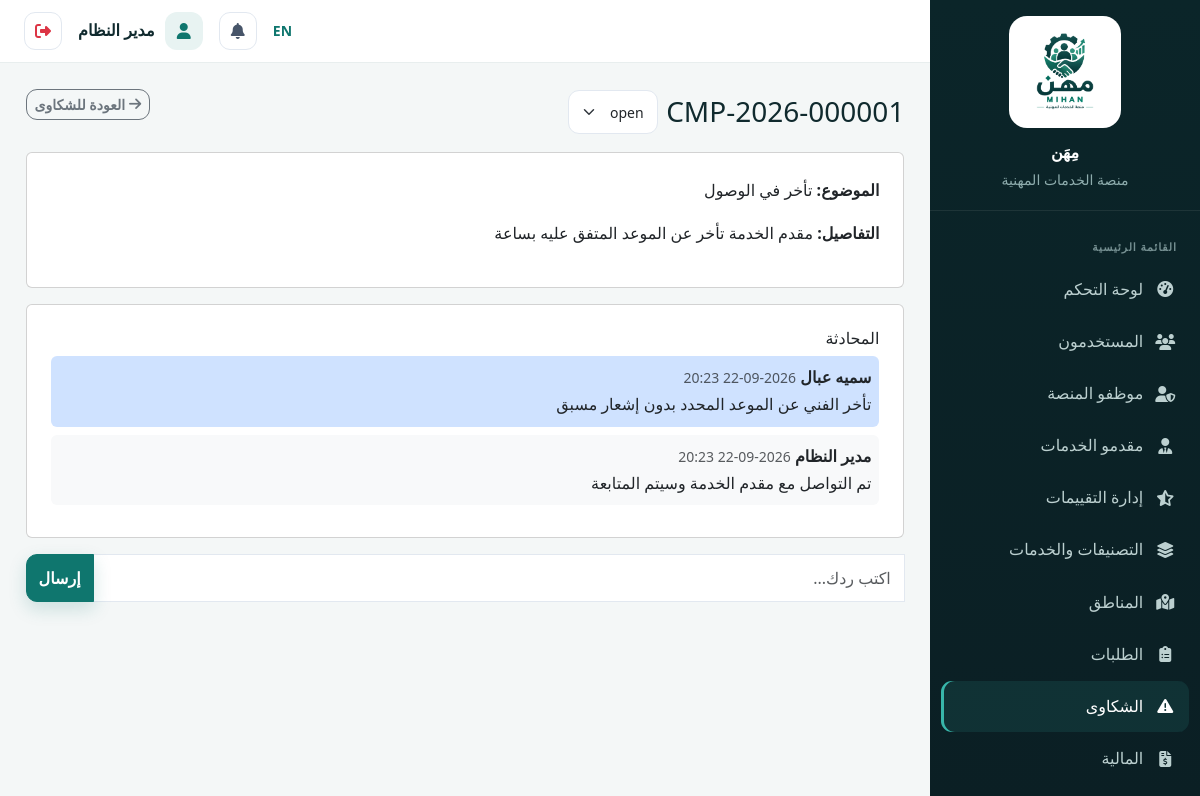
/admin/complaints/1 (signed in), run on the app's committed database.
### tables this page shows
CREATE TABLE `system_settings` (
  `id` int(11) NOT NULL,
  `key` varchar(100) NOT NULL,
  `value` text DEFAULT NULL,
  `updated_at` datetime DEFAULT current_timestamp() ON UPDATE current_timestamp()
);

CREATE TABLE `users` (
  `id` int(11) NOT NULL,
  `name` varchar(150) NOT NULL,
  `email` varchar(150) NOT NULL,
  `phone` varchar(20) DEFAULT NULL,
  `password_hash` varchar(255) NOT NULL,
  `role` enum('customer','provider','employee','admin') NOT NULL DEFAULT 'customer',
  `profile_photo` varchar(255) DEFAULT NULL,
  `is_active` tinyint(1) NOT NULL DEFAULT 1,
  `is_verified_email` tinyint(1) NOT NULL DEFAULT 0,
  `created_at` datetime DEFAULT current_timestamp(),
  `updated_at` datetime DEFAULT current_timestamp() ON UPDATE current_timestamp()
);

CREATE TABLE `complaints` (
  `id` int(11) NOT NULL,
  `complaint_number` varchar(30) NOT NULL,
  `created_by` int(11) NOT NULL,
  `against_user_id` int(11) DEFAULT NULL,
  `request_id` int(11) DEFAULT NULL,
  `subject` varchar(200) NOT NULL,
  `description` text NOT NULL,
  `status` enum('open','in_review','resolved','rejected','closed') NOT NULL DEFAULT 'open',
  `created_at` datetime DEFAULT current_timestamp(),
  `updated_at` datetime DEFAULT current_timestamp() ON UPDATE current_timestamp()
);

CREATE TABLE `complaint_messages` (
  `id` int(11) NOT NULL,
  `complaint_id` int(11) NOT NULL,
  `sender_id` int(11) NOT NULL,
  `message` text NOT NULL,
  `created_at` datetime DEFAULT current_timestamp()
);

### app/views/admin/complaint_details.php (the view, shortened to what the rows shown need)
<div class="d-flex justify-content-between align-items-center mb-3">
  <div class="d-flex align-items-center gap-2">
    <h3 class="mb-0"><?= e($complaint['complaint_number']) ?></h3>
    <form method="POST" action="<?= url('/admin/complaints/' . $complaint['id'] . '/status') ?>" class="d-inline-flex gap-2">
      <select name="status" class="form-select form-select-sm" onchange="this.form.submit()">
        <?php foreach (['open','in_review','resolved','rejected','closed'] as $s): ?>
          <option value="<?= $s ?>" <?= $complaint['status']===$s?'selected':'' ?>><?= e($s) ?></option>
        <?php endforeach; ?>
      </select>
    </form>
  </div>
</div>
<div class="card p-4 mb-3">
<p><strong>الموضوع:</strong> <?= e($complaint['subject']) ?></p>
<p><strong>التفاصيل:</strong> <?= e($complaint['description']) ?></p>
</div>
<div class="card p-4 mb-3">
<h6>المحادثة</h6>
<?php foreach ($messages as $m): ?>
<div class="mb-2 p-2 rounded <?= $m['sender_role']==='admin'?'bg-light':'bg-primary-subtle' ?>">
<strong><?= e($m['sender_name']) ?></strong> <span class="text-muted small"><?= formatDate($m['created_at']) ?></span>
<p class="mb-0"><?= e($m['message']) ?></p>
</div>
<?php endforeach; ?>
</div>
<form method="POST" action="<?= url('/admin/complaints/' . $complaint['id'] . '/reply') ?>" class="input-group">
<input type="text" name="message" class="form-control" placeholder="اكتب ردك..." required>
<button class="btn btn-primary">إرسال</button>
</form>

### app/core/Router.php (shortened to what the rows shown need)
<?php
class Router
{
    private array $routes = [];
    private function add(string $method, string $path, string $handler): void
    {
        $this->routes[] = compact('method', 'path', 'handler');
    }
    public function dispatch(string $method, string $uri): void
    {
        $uri = strtok($uri, '?');
        $base = BASE_PATH;
        if ($base !== '' && strpos($uri, $base) === 0) {
            $uri = substr($uri, strlen($base));
        }
        $uri = rtrim($uri, '/');
        foreach ($this->routes as $route) {
            if ($route['method'] !== $method) continue;
            $pattern = preg_replace('#\{[a-zA-Z_]+\}#', '([^/]+)', $route['path']);
            $pattern = '#^' . $pattern . '$#u';
            if (preg_match($pattern, $uri, $matches)) {
                array_shift($matches);
                [$controllerName, $methodName] = explode('@', $route['handler']);
                $controller = new $controllerName();
                call_user_func_array([$controller, $methodName], $matches);
                return;
            }
        }
    }
}

### app/views/partials/sidebar.php (shortened to what the rows shown need)
<?php
$role=Auth::role(); $current=parse_url($_SERVER['REQUEST_URI']??'',PHP_URL_PATH) ?: '/';
$links=[];
if($role==='customer') $links=[['fa-gauge-high',__('dashboard'),'/customer/dashboard'],['fa-list-check',__('my_requests'),'/customer/requests'],['fa-file-invoice-dollar','المالية والفواتير','/customer/finance'],['fa-plus-circle',__('new_request'),'/customer/requests/create'],['fa-comment-dots',__('smart_assistant'),'/customer/ai/assistant'],['fa-user-gear',__('search'),'/providers'],['fa-triangle-exclamation',__('complaints'),'/customer/complaints'],['fa-user',__('profile'),'/customer/profile']];
elseif($role==='provider') $links=[['fa-gauge-high',__('dashboard'),'/provider/dashboard'],['fa-inbox',__('incoming_requests'),'/provider/requests'],['fa-wallet','المالية والمدفوعات','/provider/finance'],['fa-star',__('reviews'),'/provider/reviews'],['fa-id-card',__('professional_profile'),'/provider/profile']];
elseif($role==='admin') $links=[['fa-gauge-high',__('dashboard'),'/admin/dashboard'],['fa-users',__('users'),'/admin/users'],['fa-user-shield','موظفو المنصة','/admin/employees'],['fa-user-tie',__('providers'),'/admin/providers'],['fa-star-half-stroke',__('review_management'),'/admin/reviews'],['fa-layer-group',__('categories_services'),'/admin/categories'],['fa-map-location-dot',__('locations'),'/admin/locations'],['fa-clipboard-list',__('requests'),'/admin/requests'],['fa-triangle-exclamation',__('complaints'),'/admin/complaints'],['fa-file-invoice-dollar',__('finance'),'/admin/finance'],['fa-chart-line',__('reports_analytics'),'/admin/reports'],['fa-bell',__('notifications'),'/admin/notifications'],['fa-brain',__('ai'),'/admin/ai'],['fa-gear',__('settings'),'/admin/settings']];
?>
<aside class="dash-sidebar">
 <div class="sidebar-brand"><a href="<?= url('/') ?>" class="sidebar-brand-link"><img class="sidebar-logo" src="<?= asset('images/logo-mihan-original.png') ?>" alt="<?= e(__('app_name')) ?>"><span class="sidebar-brand-text"><?= e(setting('site_name', __('app_name'))) ?><small><?= __('professional_services_platform') ?></small></span></a></div>
 <ul class="sidebar-nav"><li class="sidebar-section"><?= __('main_menu') ?></li>
 <?php foreach($links as $link): $active=str_starts_with($current,rtrim(BASE_PATH.$link[2],'/')); ?><li><a class="<?= $active?'active':'' ?>" href="<?= url($link[2]) ?>"><i class="fa-solid <?= $link[0] ?>"></i><span><?= e($link[1]) ?></span></a></li><?php endforeach; ?>
 </ul>
</aside>

### app/views/partials/topbar.php (shortened to what the rows shown need)
<?php require_once __DIR__.'/../../models/Notification.php'; $notifModel=new Notification(); $unread=Auth::check()?$notifModel->unreadCount(Auth::id()):0; ?>
<header class="dash-topbar">
 <div class="ms-auto d-flex align-items-center gap-2 gap-md-3">
  <a href="<?= e(langUrl(currentLang()==='ar'?'en':'ar')) ?>" class="text-decoration-none small fw-semibold"><?= currentLang()==='ar'?'EN':'AR' ?></a>
  <a href="<?= url(Auth::role().'/notifications') ?>" class="icon-btn position-relative"><i class="fa-solid fa-bell"></i><?php if($unread>0): ?><span class="badge rounded-pill bg-danger notif-badge"><?= $unread ?></span><?php endif; ?></a>
  <div class="dash-user"><span class="dash-user-avatar"><i class="fa-solid fa-user"></i></span><span class="dash-user-name fw-semibold"><?= e(Auth::name()) ?></span></div>
  <form method="POST" action="<?= url('/logout') ?>" class="d-inline"><?= csrf_field() ?><button type="submit" class="icon-btn text-danger" title="<?= e(__('logout')) ?>"><i class="fa-solid fa-right-from-bracket"></i></button></form>
 </div>
</header>

### data on the page
system_settings: value "مِهَن"
users: name "مدير النظام"
complaints: complaint_number "CMP-2026-000001", subject "تأخر في الوصول", description "مقدم الخدمة تأخر عن الموعد المتفق عليه بساعة"
complaint_messages: sender.name "سميه عبال", created_at "2026-09-22 20:23", message "تأخر الفني عن الموعد المحدد بدون إشعار مسبق"
complaint_messages: sender.name "مدير النظام", created_at "2026-09-22 20:23", message "تم التواصل مع مقدم الخدمة وسيتم المتابعة"

### other printed values
$link[1] "لوحة التحكم"
$link[1] "المستخدمون"
$link[1] "موظفو المنصة"
$link[1] "مقدمو الخدمات"
$link[1] "إدارة التقييمات"
$link[1] "التصنيفات والخدمات"
$link[1] "المناطق"
$link[1] "الطلبات"
$link[1] "الشكاوى"
$link[1] "المالية"
form field status "open"
